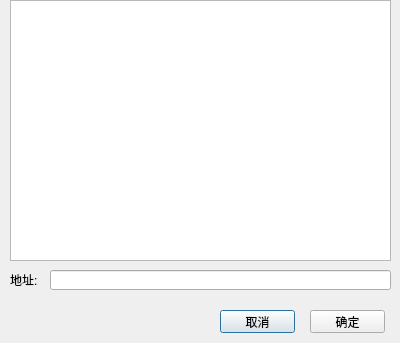
<?xml version="1.0" encoding="UTF-8"?>
<ui version="4.0">
 <class>CMDSelectAddressDialog</class>
 <widget class="QDialog" name="CMDSelectAddressDialog">
  <property name="geometry">
   <rect>
    <x>0</x>
    <y>0</y>
    <width>400</width>
    <height>343</height>
   </rect>
  </property>
  <property name="windowTitle">
   <string>Dialog</string>
  </property>
  <property name="whatsThis">
   <string/>
  </property>
  <widget class="QTableWidget" name="tableWidget">
   <property name="geometry">
    <rect>
     <x>10</x>
     <y>0</y>
     <width>381</width>
     <height>261</height>
    </rect>
   </property>
  </widget>
  <widget class="QLabel" name="addressEdit">
   <property name="geometry">
    <rect>
     <x>10</x>
     <y>270</y>
     <width>30</width>
     <height>20</height>
    </rect>
   </property>
   <property name="text">
    <string>地址:</string>
   </property>
  </widget>
  <widget class="QPushButton" name="CancelButton">
   <property name="geometry">
    <rect>
     <x>220</x>
     <y>310</y>
     <width>75</width>
     <height>23</height>
    </rect>
   </property>
   <property name="text">
    <string>取消</string>
   </property>
  </widget>
  <widget class="QPushButton" name="OkButton">
   <property name="geometry">
    <rect>
     <x>310</x>
     <y>310</y>
     <width>75</width>
     <height>23</height>
    </rect>
   </property>
   <property name="text">
    <string>确定</string>
   </property>
  </widget>
  <widget class="QLineEdit" name="lineEdit">
   <property name="geometry">
    <rect>
     <x>50</x>
     <y>270</y>
     <width>341</width>
     <height>20</height>
    </rect>
   </property>
  </widget>
 </widget>
 <resources/>
 <connections/>
</ui>
